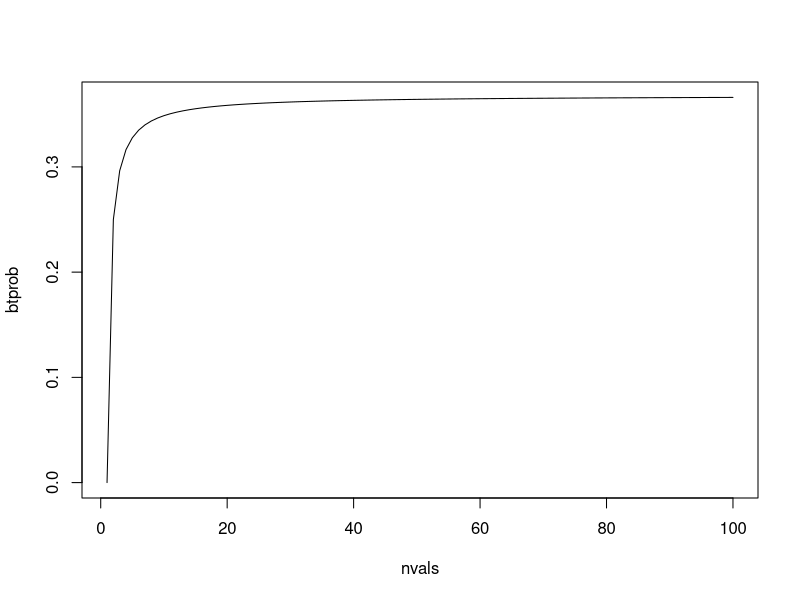

This figure's R source:

# Plot the probability in c) against n = 0, . . . , 100. What asymptotic value is ap-
# proached by the sequence? What is the exact value?

nvals <- c(1:100)
btprob <- (1 - 1/nvals)^nvals
plot(nvals, btprob, type = "l")

# last value of sequence
print(btprob[100])

# exact value: e^x = lim 0 -> inf : (1+x/n)^n
1/exp(1)
